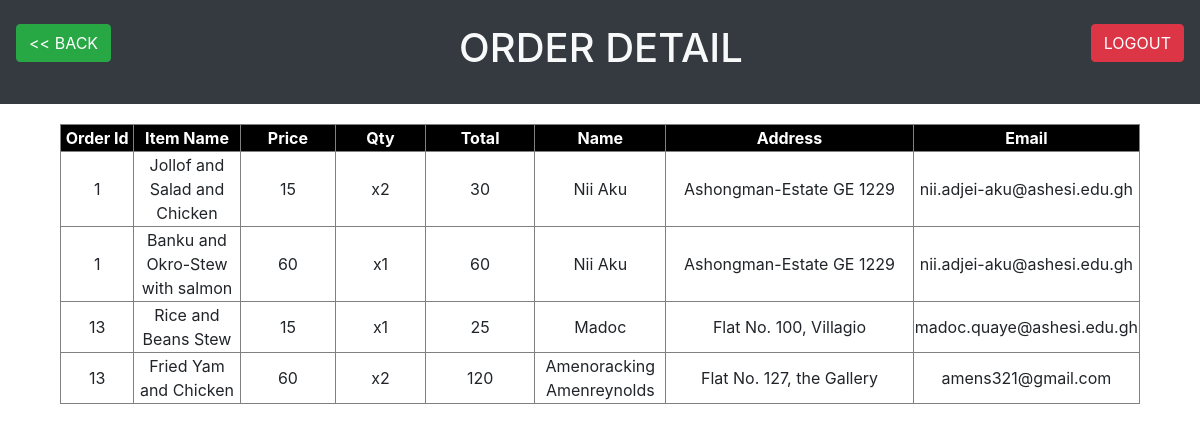
/admin/orderdetail.php, run on the app's committed database.
### tables this page shows
CREATE TABLE `order` (
  `Id` int(11) NOT NULL,
  `orderId` int(11) NOT NULL,
  `userId` int(11) NOT NULL,
  `itemName` varchar(50) NOT NULL,
  `price` varchar(100) NOT NULL,
  `qty` int(11) NOT NULL,
  `total` varchar(100) NOT NULL,
  `name` varchar(50) NOT NULL,
  `address` varchar(100) NOT NULL,
  `email` varchar(50) NOT NULL
);

### admin/orderdetail.php (the view, shortened to what this page needs)
<!DOCTYPE html>
<html>
<head>
	<link rel="stylesheet" type="text/css" href="bootstrap/css/bootstrap.min.css">
</head>
<body>
	<div align="center" class="bg-dark text-light pt-4 pb-4">
		<a href="../logout.php"><button style="float: right;" class="btn btn-danger mr-3">LOGOUT</button></a>
		<a href="admindash.php"><button style="float: left;" class="btn btn-success ml-3"><< BACK</button></a>
		<h1>ORDER DETAIL</h1>
	</div>
	<table align="center" border="1" width="90%" style="margin-top: 20px;" class="mb-5">
		<tr style="background-color: black; color: white;" align="center">
			<th width="100">Order Id</th>
			<th width="150">Item Name</th>
			<th width="150">Price</th>
			<th width="150">Qty</th>
			<th width="180">Total</th>
			<th width="150">Name</th>
			<th width="400">Address</th>
			<th width="150">Email</th>
		</tr>
		<?php
			include('../dbcon.php');
			$query = "SELECT * FROM `order` ";
			$run = mysqli_query($conn, $query);
			if (mysqli_num_rows($run) < 1)
	        {
	        	echo "<tr><td colspan='5' align='center'>No data found</td><tr>";
	        }
			else
			{
				while ($data = mysqli_fetch_assoc($run))
				{
					?>
					<tr align="center">
						<td> <?php echo $data['orderId']; ?> </td>
						<td> <?php echo $data['itemName']; ?> </td>
						<td> <?php echo $data['price']; ?> </td>
						<td> <?php echo "x".$data['qty']; ?> </td>
						<td> <?php echo $data['total']; ?> </td>
						<td> <?php echo $data['name']; ?> </td>
						<td> <?php echo $data['address']; ?> </td>
						<td> <?php echo $data['email']; ?> </td>
					</tr>
					<?php
				}
			}
    	?>
    </table>
</body>
</html>

### data on the page
order: orderId "1", itemName "Jollof and Salad and Chicken", price "15", qty "2", total "30", name "Nii Aku", address "Ashongman-Estate GE 1229", email "nii.adjei-aku@ashesi.edu.gh"
order: orderId "1", itemName "Banku and Okro-Stew with salmon", price "60", qty "1", total "60", name "Nii Aku", address "Ashongman-Estate GE 1229", email "nii.adjei-aku@ashesi.edu.gh"
order: orderId "13", itemName "Rice and Beans Stew", price "15", qty "1", total "25", name "Madoc", address "Flat No. 100, Villagio", email "madoc.quaye@ashesi.edu.gh"
order: orderId "13", itemName "Fried Yam and Chicken", price "60", qty "2", total "120", name "Amenoracking Amenreynolds", address "Flat No. 127, the Gallery", email "amens321@gmail.com"
